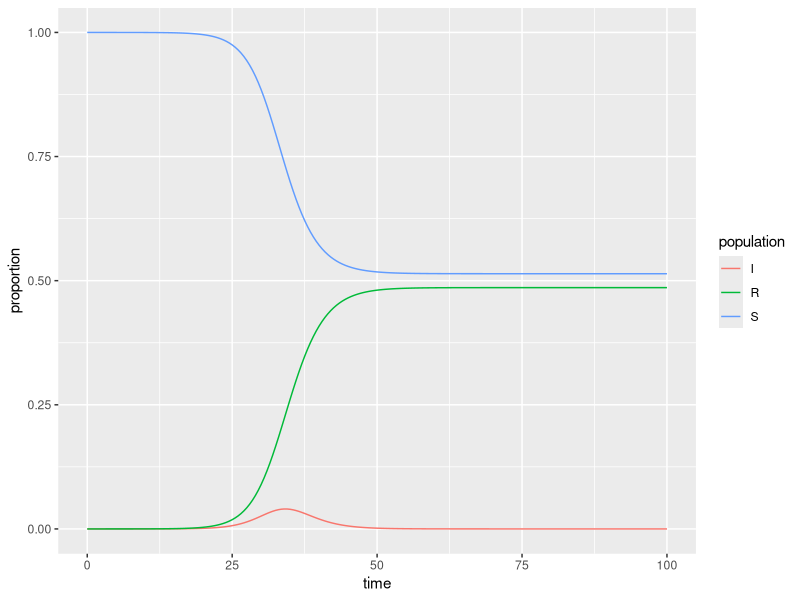

R code for this plot:
## ---- chunk 1
knitr::opts_chunk$set(echo = TRUE)
library(tidyverse)
library(deSolve)
## ---- chunk 2
### Specify parameters

## Proportion in each compartment: Susceptible 0.999999, Infected 0.000001, Recovered 0 (these are directly from the example linked above)
init <- c(S = 1-1e-6, I = 1e-6, R = 0.0)

## beta: infection parameter; gamma: recovery parameter
parameters <- c(beta = 1.316, gamma = 0.961)

## Time frame
times      <- seq(0, 100, by = 0.5)
## ---- chunk 3
## Build the function with all 
sir <- function(time, state, parameters) {

  with(as.list(c(state, parameters)), {

    dS <- -beta * S * I
    dI <-  beta * S * I - gamma * I
    dR <-  gamma * I
    
    return(list(c(dS, dI, dR)))
  })
}
## ---- chunk 4
## Solve using `deSolve::ode()`
approximation <- ode(y = init, times = times, func = sir, parms = parameters)
## ---- chunk 5
## Get output into a data frame
approx_df <- as.data.frame(approximation)

## Pivot longer so R will do the work for us: 
approx_long <- approx_df %>% 
  pivot_longer(cols = S:R, names_to = "population", values_to = "proportion")

## ---- chunk 6
ggplot(data = approx_long, aes(x = time, y = proportion)) +
  geom_line(aes(color = population))
